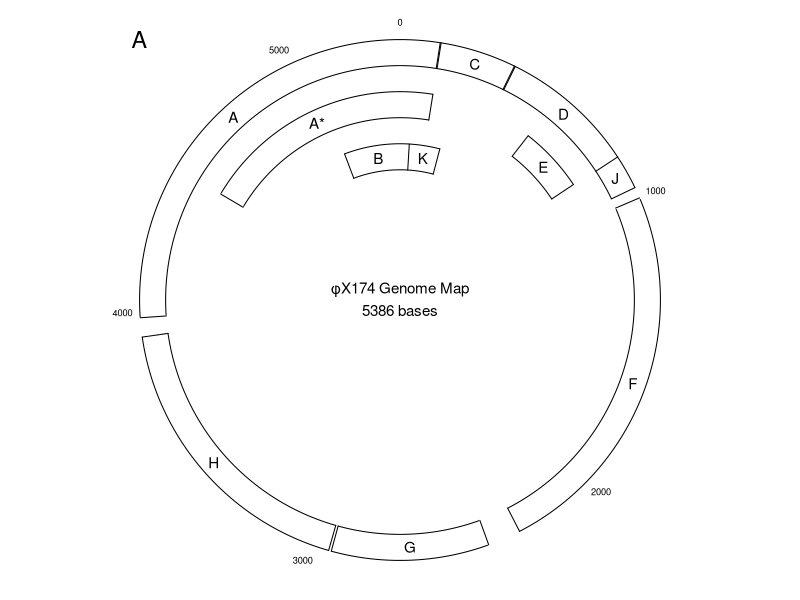

The R script that drew this image:
# Plotting a genome figure

# Plotting the arcs (in 3 ring sets)
par.to.keep <- par()
par(cex=0.7, pty = "s", mar = c(0, 0, 0, 0), mgp = c(0, 0, 0), new = F)
plot(0, 0, axes = F, xlim = c(-8, 8), ylim = c(-8, 8), xlab = "", ylab = "", type = "n")
for (i in 1:7)
{
	if (i==1) {radius = 7.5 ; angle1 <- pi/2 - (2*pi*964/5386) ; angle2 <- pi/2 + (2*pi*(5386-3981)/5386)}
	if (i==2) {radius = 7.5 ; angle1 <- pi/2 - (2*pi*2284/5386) ; angle2 <- pi/2 - (2*pi*1001/5386)}
	if (i==3) {radius = 7.5 ; angle1 <- pi/2 - (2*pi*2922/5386) ; angle2 <- pi/2 - (2*pi*2395/5386)}
	if (i==4) {radius = 7.5 ; angle1 <- pi/2 - (2*pi*3917/5386) ; angle2 <- pi/2 - (2*pi*2931/5386)}
	if (i==5) {radius = 6 ; angle1 <- pi/2 - (2*pi*136/5386) ; angle2 <- pi/2 + (2*pi*(5386-4497)/5386)}
	if (i==6) {radius = 4.5 ; angle1 <- pi/2 - (2*pi*221/5386) ; angle2 <- pi/2 + (2*pi*(5386-5075)/5386)}
	if (i==7) {radius = 6 ; angle1 <- pi/2 - (2*pi*843/5386) ; angle2 <- pi/2 - (2*pi*568/5386)}

	t <- seq(angle1,angle2,0.01)
	lines(radius*cos(t),radius*sin(t))
	lines((radius-0.75)*cos(t),(radius-0.75)*sin(t))
}

# Plotting outer ring's segments
for (i in c(133,136,390,393,848,964,1001,2284,2395,2922,2931,3917,3981))
{
	x1 <- 6.75*cos(pi/2 - 2*pi*i/5386)
	y1 <- 6.75*sin(pi/2 - 2*pi*i/5386)
	x2 <- 7.5*cos(pi/2 - 2*pi*i/5386)
	y2 <- 7.5*sin(pi/2 - 2*pi*i/5386)

	segments(x1,y1,x2,y2)
}

# Plotting middle ring's segments
for (i in c(136,568,843,4497))
{
	x1 <- 5.25*cos(pi/2 - 2*pi*i/5386)
	y1 <- 5.25*sin(pi/2 - 2*pi*i/5386)
	x2 <- 6*cos(pi/2 - 2*pi*i/5386)
	y2 <- 6*sin(pi/2 - 2*pi*i/5386)

	segments(x1,y1,x2,y2)
}

# Plotting inner ring's segments
for (i in c(51,221,5075))
{
	x1 <- 3.75*cos(pi/2 - 2*pi*i/5386)
	y1 <- 3.75*sin(pi/2 - 2*pi*i/5386)
	x2 <- 4.5*cos(pi/2 - 2*pi*i/5386)
	y2 <- 4.5*sin(pi/2 - 2*pi*i/5386)

	segments(x1,y1,x2,y2)
}

# Plotting positional coordinates
for (i in 0:5)
{
	text.angle = pi/2 - (i * 2000*pi/5386)
	text(8*cos(text.angle), 8*sin(text.angle), labels = as.character(i*1000), cex=0.8)
}

# Plotting positional names
genes <- c("A","C","D","J","F","G","H","A*","E","B","K")
midcoord <- c(4751.5,263,619,906,1642.5,2658.5,3424,5009.5,705.5,5256,136)

for (i in 1:7)
{
	text.angle = pi/2 - (midcoord[i]*2*pi/5386)
	text(7.125*cos(text.angle), 7.125*sin(text.angle), labels = genes[i], cex=1.3)
}

for (i in 8:9)
{
	text.angle = pi/2 - (midcoord[i]*2*pi/5386)
	text(5.625*cos(text.angle), 5.625*sin(text.angle), labels = genes[i], cex=1.3)
}

for (i in 10:11)
{
	text.angle = pi/2 - (midcoord[i]*2*pi/5386)
	text(4.125*cos(text.angle), 4.125*sin(text.angle), labels = genes[i], cex=1.3)
}

# Central text
text(0, 0.3, labels = "\u03C6X174 Genome Map", cex=1.3)
text(0, -0.3, labels = "5386 bases", cex=1.3)

# Label text
text(-7.5, 7.5, "A", cex=2)

# Restoring graphical settings
par(par.to.keep)